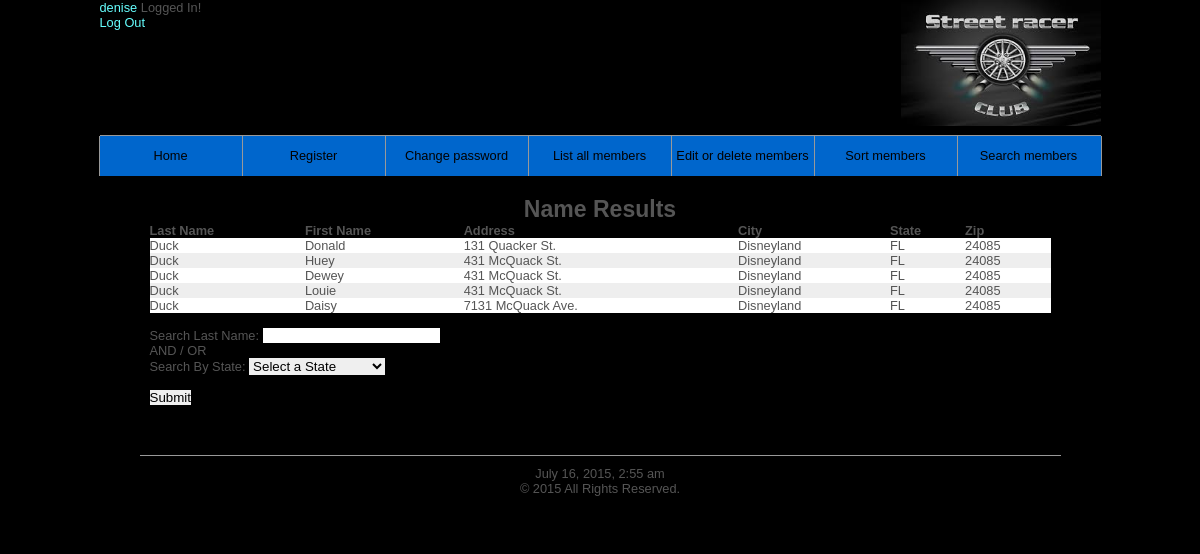
Page /view_userssearch.php?term=Duck (signed in) on the committed database.
### tables this page shows
CREATE TABLE IF NOT EXISTS customers (
	custId int(11) NOT NULL AUTO_INCREMENT,
	firstname VARCHAR(20) NOT NULL,
	lastname VARCHAR(20) NOT NULL,
	username VARCHAR(20) NOT NULL,
	pass CHAR(40) NOT NULL,
	address VARCHAR(40) NOT NULL,
	city VARCHAR(30) NOT NULL,
	state VARCHAR(2) NOT NULL,
	zip VARCHAR(5) NOT NULL,
	PRIMARY KEY (custId)
);

### view_userssearch.php (the view, shortened to what this page needs)
<!DOCTYPE html>
<?php
    include('includes/loggedin.php');
if (!empty($_REQUEST['term'])&& empty($_REQUEST['stateSearch'])) {
$term = mysql_real_escape_string($_REQUEST['term']);
$sql = "SELECT * FROM customers WHERE lastname LIKE '%".$term."%'";
$r_query = mysqli_query($dbc,$sql);
    echo '<h1>Name Results</h1><table align="center" cellspacing="0" cellpadding="5" width="100%"><tr>';
    echo '<th>Last Name</th>
	    <th>First Name</th>
	    <th align="left">Address</th>
	    <th>City</th>
	    <th>State</th>
	    <th>Zip</th>
	</tr>';
    $bg = '#eeeeee';
    while ($row = mysqli_fetch_array($r_query, MYSQLI_ASSOC)) {
	    $bg = ($bg=='#eeeeee' ? '#ffffff' : '#eeeeee');
	    echo '<tr bgcolor="' . $bg . '">';
	    echo '<td align="left">' . $row['lastname'] . '</td>
		<td align="left">' . $row['firstname'] . '</td>
		<td align="left">' . $row['address'] . '</td>
		<td align="left">' . $row['city'] . '</td>
		<td align="left">' . $row['state'] . '</td>
		<td align="left">' . $row['zip'] . '</td>
	    </tr>';
    }
    echo '</table>';
}
?>
<br/>
<form action="" method="post">
Search Last Name: <input type="text" name="term" /><br />
AND / OR <br/>
Search By State:
                <select name="stateSearch">
                    <option value="">Select a State</option>
                </select>
 <br/><br/>
<input type="submit" value="Submit" />
</form>
<?php
include ('includes/footer.php');
?>

### includes/style.css (style rules this page uses)
* { border:0; margin:0; padding:0; }
body { background:#000000; color:#555; font:0.8em Arial, Helvetica, "bitstream vera sans", sans-serif; }
th { text-align:left; }
#content h1 { text-align:center; font-size:1.8em; padding:20px 0 0; }

### rows in the picture
customers: lastname "Duck", firstname "Donald", address "131 Quacker St.", city "Disneyland", state "FL", zip "24085"
customers: lastname "Duck", firstname "Huey", address "431 McQuack St.", city "Disneyland", state "FL", zip "24085"
customers: lastname "Duck", firstname "Dewey", address "431 McQuack St.", city "Disneyland", state "FL", zip "24085"
customers: lastname "Duck", firstname "Louie", address "431 McQuack St.", city "Disneyland", state "FL", zip "24085"
customers: lastname "Duck", firstname "Daisy", address "7131 McQuack Ave.", city "Disneyland", state "FL", zip "24085"

### other values in the picture
$_SESSION['username'] "denise"
